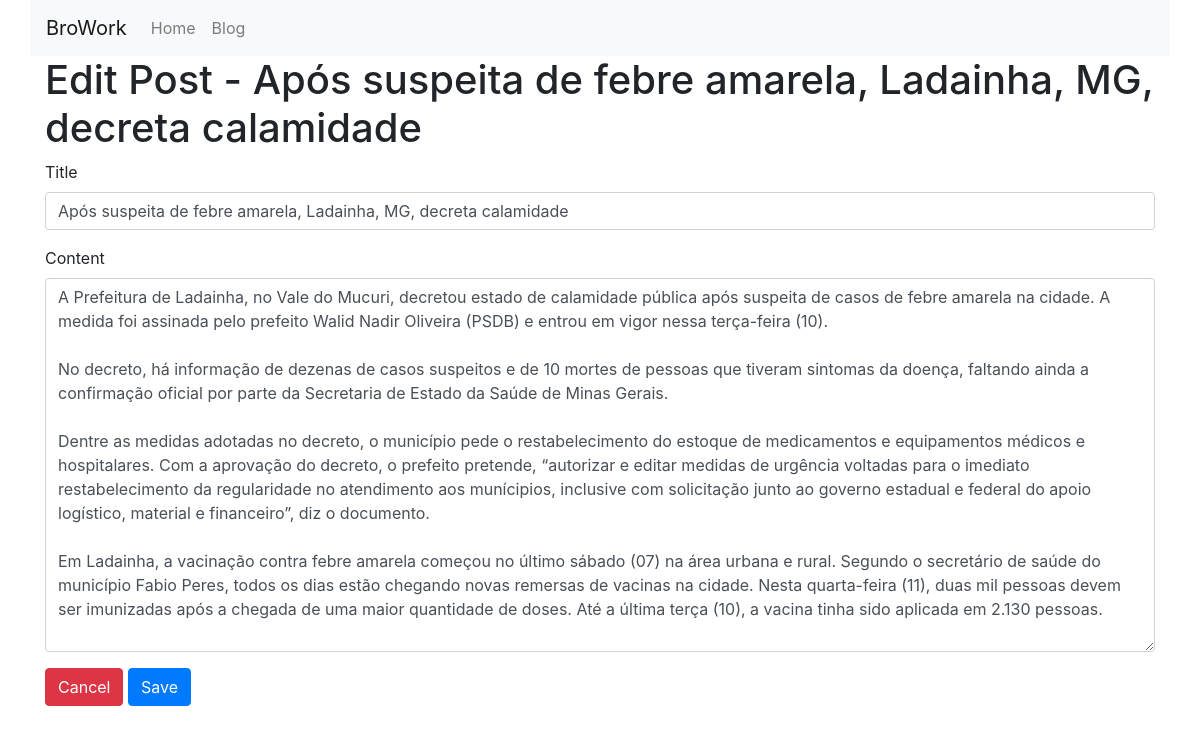
The page /posts/1/edit on the database its author committed.
### tables this page shows
CREATE TABLE posts (id INTEGER CONSTRAINT posts_index PRIMARY KEY ASC AUTOINCREMENT, title VARCHAR (255) NOT NULL, content TEXT NOT NULL);

### app/Controllers/PostsController.php (called while the page is built, shortened)
<?php
class PostsController extends BaseController
{
    private $post;
    public function __construct()
    {
        $this->post = Container::getModel("Post");
    }
    public function edit($id){
        $this->view->post = $this->post->find($id);
        $this->renderView("posts/edit","layout");
    }
}

### core/bootstrap.php (called while the page is built, shortened)
<?php
$routes = require_once __DIR__ . "/../app/routes.php";
$route = new \Core\Route($routes);

### public/index.php (called while the page is built, shortened)
<?php
require_once  __DIR__ . "/../core/bootstrap.php";

### core/BaseModel.php (called while the page is built, shortened)
<?php
abstract class BaseModel
{
    private $pdo;
    protected $table;
    public function __construct(PDO $pdo)
    {
        $this->pdo =$pdo;
    }
    public function find($id)
    {
        $query = "SELECT * FROM {$this->table} WHERE id=:id";
        $stmt = $this->pdo->prepare($query);
        $stmt->bindValue(":id",$id);
        $stmt->execute();
        $result = $stmt->fetch();
        return $result;
    }
}

### core/Database.php (called while the page is built, shortened)
<?php
class Database
{
    public static function getDataBase()
    {
        $conf = include_once __DIR__ . "/../app/database.php";
        if($conf['driver'] == 'sqlite'){
            $sqlite = __DIR__ . "/../storage/database/" . $conf['sqlite']['host'];
            $sqlite = 'sqlite:' . $sqlite;
            try{
                $pdo = new PDO($sqlite);
                $pdo->setAttribute(PDO::ATTR_ERRMODE, PDO::ERRMODE_EXCEPTION);
                $pdo->setAttribute(PDO::ATTR_DEFAULT_FETCH_MODE , PDO::FETCH_OBJ);
                return $pdo;
            }catch (PDOException $e){
                echo $e->getMessage();
            }
        }
    }
}

### core/Container.php (called while the page is built, shortened)
<?php
class Container
{
    public static function getModel($model)
    {
        return new $objModel(Database::getDataBase());
    }
}

### app/Views/posts/edit.phtml (the view)
<div class="container">
    <h1 class="h1"><?php echo $this->getPageTitle()?></h1>
    <form action="/posts/<?php echo $this->view->post->id?>/update" method="post" accept-charset="UTF-8">
        <div class="form-group">
            <label for="title">Title</label>
            <input type="text" name="title" class="form-control" value="<?php echo $this->view->post->title; ?>">
        </div>
        <div class="form-group">
            <label for="content">Content</label>
            <textarea name="content" class="form-control" rows="15" ><?php echo $this->view->post->content; ?></textarea>
        </div>
        <a href="/posts" class="btn btn-danger">Cancel</a>
        <button type="submit" class="btn btn-primary">Save</button>
    </form>
</div>

### rows shown on the page
posts: title "Após suspeita de febre amarela, Ladainha, MG, decreta calamidade", content "A Prefeitura de Ladainha, no Vale do Mucuri, decretou estado de calamidade pública após suspeita de casos de febre amarela na cidade. A medida foi assinada pelo prefeito Walid Nadir Oliveira (PSDB) e entrou em vigor nessa terça-feira (10). No decreto, há informação de dezenas de casos suspeitos e de 10 mortes de pessoas que tiveram sintomas da doença, faltando ainda a confirmação oficial por parte da Secretaria de Estado da Saúde de Minas Gerais. Dentre as medidas adotadas no decreto, o município pede o restabelecimento do estoque de medicamentos e equipamentos médicos e hospitalares. Com a aprovação do decreto, o prefeito pretende, “autorizar e editar medidas de urgência voltadas para o…"

### other values the page prints
$this->pageTitle "Edit Post - Após suspeita de febre amarela, Ladainha, MG, decreta calamidade"
